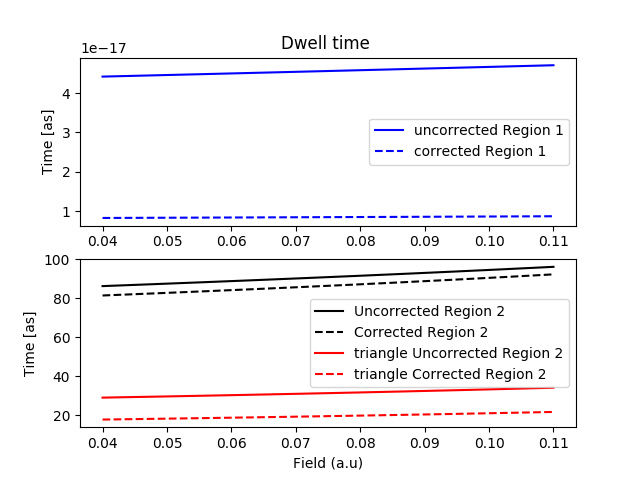

Recreate this plot in Python.
import numpy as np
import matplotlib.pyplot as plt
from scipy.optimize import brentq
from scipy.integrate import quad, dblquad

from sys import argv



alphaI=0.28125
alphaN=1.38
m=0
Io=0.904#
B=0.51/2

mu=1 #a.u.
hbar=1 #a.u.

h=2.0*np.pi
c=137.0
lam=735.0/0.0529

Z=2
omega=h*c/lam#
number=0
print("omega=",omega)

Factor=24.18884 #time[as]/a.u.

def I(F):
    
    return Io + ((alphaN-alphaI)*F**2)/(2)

def I_mod(F):
    
    return Io + ((alphaN-alphaI)*F**2)/(2) - omega*number

def potential(n):
    
    b2=(Z-1)-(1+m)*np.sqrt(I(F)/2)
    
    t1= b2/(2*n)
    
    t2= n*F/8
    
    t3= (m**2-1)/(8*pow(n,2))
    
    t4=  (alphaI*F/n**2) * np.exp(-3/n)
    
    
    return -t1 - t2 + t3 + t4  +I_mod(F)/4.0

# Expressions for the triangle potential, the derivative is define for the slope of the triangle in the second turning point. The potential will be define as a general expression and not by parts since the expressions used will be define in the domain which its valid.

def potential_derivative(n):
    
    b2=(Z-1)-(1+m)*np.sqrt(I(F)/2)
    
    t1= b2/(2*n**2)
    
    t2= F/8
    
    t3= (m**2-1)/(4*pow(n,3))
    
    t4=  (alphaI*F/n**2) *( np.exp(-3/n)*(3-2*n)/n**4  )

    return +t1 - t2 - t3 + t4

# The dependence on the energy is necessary to determine the point to take the slope as well as the turning point, this is taken into account in the original expression as it has the term needed

def potential_triangle(n,n1,n2):

    m=potential_derivative(n2) #Slope of the triangle
    b=-m*n2 # cut with the axis
    
    return m*n+b



def potential_schro(n):
    
    ro=1.0/(2*Z)
    
    b2=(Z-1)-(1+m)*np.sqrt(I(F)/2)
    
    t1= b2/(2*n)
    
    t2= n*F/8
    
    t3= (m**2-1)/(8*n**2)
    
    t4=   (alphaI*F/n**2) * np.exp(-3/n)
    
    t5= (1/n +1/(4*ro))*np.exp(-n/(2*ro))
    
    
    return -t1 - t2 + t3 + t4 - t5 +I_mod(F)/4.0

# Expressions for the triangle potential, the derivative is define for the slope of the triangle in the second turning point. The potential will be define as a general expression and not by parts since the expressions used will be define in the domain which its valid.

def potential_derivative_C(n):
    
    b2=(Z-1)-(1+m)*np.sqrt(I(F)/2)
    
    t1= b2/(2*n**2)
    
    t2= F/8
    
    t3= (m**2-1)/(4*pow(n,3))
    
    t4=  (alphaI*F/n**2) *( np.exp(-3/n)*(3-2*n)/n**4  )
    
    t5= -(1/n**2)*np.exp(-n/(2*ro)) - (1/(2*ro))*(1/n +1/(4*ro))*np.exp(-n/(2*ro))
    
    return +t1 - t2 - t3 + t4 - t5

# The dependence on the energy is necessary to determine the point to take the slope as well as the turning point, this is taken into account in the original expression as it has the term needed

def potential_triangle_C(n,n1,n2):
    
    m=potential_derivative_C(n2) #Slope of the triangle
    b=-m*n2 # cut with the axis
    
    return m*n+b



def kappa_C(n):

    return np.sqrt(2*mu*abs(potential_schro(n)))/hbar

def kappa(n):
    
    return np.sqrt(2*mu*abs(potential(n)))/hbar

def kappa_T(n,n1,n2):
    
    return np.sqrt(2*mu*abs(potential_triangle(n,n1,n2)))/hbar

def kappa_T_C(n,n1,n2):
    
    return np.sqrt(2*mu*abs(potential_triangle_C(n,n1,n2)))/hbar



def k():
    return np.sqrt(2*mu*I(F)/4)/hbar

#encontrar el punto de retorno
def find(func,x):
    for i in range(len(func)):
        if(func[i]>0):
            return x[i]


'''
-----------------------------FINDING THE TURNING POINTS-----------------------------
'''

#f=np.linspace(0.1,0.8,15)
f=np.linspace(0.04,0.11,10)
x=np.linspace(0.1,20)

Turning_C=[]#Turning points of corrected function
Turning=[]#Turning points of uncorrected function
FILE=open("turning_points.txt","w")
FILE.write("#F T1C T2C T1 T2 \n")


for i in f:
    
    F=i
    
    keldish=omega*np.sqrt(2*(I(F)))/F
    print("F=",round(F,3),"gamma_k=",round(keldish,3))
    
    
    RETURN1=find(potential_schro(x),x)#2
    RETURN2=find(potential(x),x)#2
    
    Turning_C.append([F,brentq(potential_schro,0.1,RETURN1),brentq(potential_schro,RETURN1,100)])
    
    Turning.append([F,brentq(potential,0.1,RETURN2),brentq(potential,RETURN2,100)])
    
    FILE.write(str(F)+" "+str(Turning_C[-1][1])+" "+str(Turning_C[-1][2])+" "+ str(Turning[-1][1])+" "+str(Turning[-1][2])+"\n")
    
    #posibles errores grandes
    
    if(abs(potential_schro(Turning_C[-1][1])>1E-10)):
        print("Turning problem! in C1",str(F), potential_schro(Turning_C[-1][1]))
    
    if(abs(potential_schro(Turning_C[-1][2])>1E-10)):
        print("Turning problem! in C2",str(F),potential_schro(Turning_C[-1][2]))

    if(abs(potential(Turning[-1][1])>1E-10)):
        print("Turning problem! in 1",str(F),potential(Turning[-1][1]))

    if(abs(potential(Turning[-1][2])>1E-10)):
        print("Turning problem! in 2",str(F),potential(Turning[-1][2]))



FILE.close()
#print(Turning)

'''
-----------------------------INTEGRATING-----------------------------
'''


def inte_num(x):
    
    func=lambda y: kappa(y)
    return (np.exp(-2*quad(func,T1,x)[0]))

def inte_exp(T1,T2):
    
    func=lambda y: kappa(y)
    return np.exp(-2*quad(func,T1,T2)[0])

# Integrals for the triangle potential

def inte_num_T(x,n1,n2):
    
    func=lambda y: kappa_T(y,n1,n2)
    return (np.exp(-2*quad(func,T1,x)[0]))

def inte_exp_T(T1,T2,n1,n2):
    
    func=lambda y: kappa_T(y,n1,n2)
    return np.exp(-2*quad(func,T1,T2)[0])


# Integrals for the corrected potential

def inte_num_C(x):

    func=lambda y: kappa_C(y)
    return (np.exp(-2*quad(func,T1_C,x)[0]))

def inte_exp_C(T1_C,T2_C):
    
    func=lambda y: kappa_C(y)
    return np.exp(-2*quad(func,T1_C,T2_C)[0])

# Integrals for the triangle potential

def inte_num_T_C(x,n1,n2):
    
    func=lambda y: kappa_T_C(y,n1,n2)
    return (np.exp(-2*quad(func,T1,x)[0]))

def inte_exp_T_C(T1,T2,n1,n2):
    
    func=lambda y: kappa_T_C(y,n1,n2)
    return np.exp(-2*quad(func,T1,T2)[0])






Time1=[]
Time_C1=[]
Time_T1=[]
Time_TC1=[]

Time2=[]
Time_C2=[]
Time_T2=[]
Time_TC2=[]



W=[]
W_C=[]


'''
DWELL TIME___________________________________________________________
'''



for i in range(len(f)):
    
    F=f[i]
    
    T1=Turning[i][1]
    T2=Turning[i][2]
    W.append((T2-T1)/1.0)
    
    T1_C=Turning_C[i][1]
    T2_C=Turning_C[i][2]
    W_C.append((T2_C-T1_C)/1.0)
    
    #print(T1,T2)
    
    func=lambda x: (1/kappa(x))*inte_num(x)
    func_T=lambda x: (1/kappa_T(x,T1,T2))*inte_num_T(x,T1,T2)
    func_C=lambda x: (1/kappa_C(x))*inte_num_C(x)
    func_T_C=lambda x: (1/kappa_T_C(x,T1,T2))*inte_num_T_C(x,T1_C,T2_C)

    
    
    exponencial=1#inte_exp(T1,T2)
    exponencial_T=1#inte_exp_T(T1,T2)
    exponencial_C=1#inte_exp_C(T1_C,T2_C)
    exponencial_T_C=1#inte_exp_T_C(T1_C,T2_C)

    
    Time2.append(Factor*quad(func,T1,T2)[0]/exponencial)
    Time_T2.append(Factor*quad(func_T,T1,T2)[0]/exponencial_T)
    Time_C2.append(Factor*quad(func_C,T1_C,T2_C)[0]/exponencial_C)
    Time_TC2.append(Factor*quad(func_T,T1_C,T2_C)[0]/exponencial_T_C)

    
    #turning points
    T1=0
    T2=Turning[i][1]
    T1_C=0
    T2_C=Turning_C[i][1]
    
    exponencial=1#inte_exp(T1,T2)
    exponencial_C=1#inte_exp_C(T1_C,T2_C)
    
    Time1.append(Factor*quad(func,T1,T2)[0]/exponencial)
    Time_C1.append(Factor*quad(func_C,T1_C,T2_C)[0]/exponencial_C)
    
    if(i%2==0):
        print(i)
#print("dif",abs(Time2[-1]-Time_C2[-1]))



plt.subplot(211)
plt.plot(f,Time1,"b",label="uncorrected Region 1")
plt.plot(f,Time_C1,"b--",label="corrected Region 1")
plt.ylabel("$ \\tau_D $")
#plt.title("Dwell time ")
plt.legend()
plt.subplot(212)
plt.plot(f,Time2,"k",label="Uncorrected Region 2")
plt.plot(f,Time_C2,"k--",label="Corrected Region 2")
plt.plot(f,Time_T2,"r",label="triangle Uncorrected Region 2")
plt.plot(f,Time_TC2,"r--",label="triangle Corrected Region 2")
plt.close()


plt.plot(f,Time2,"k",label="Uncorrected")
plt.plot(f,Time_C2,"k--",label="Corrected")
#plt.plot(f,Time_T2,"r",label="triangle Uncorrected Region 2")
#plt.plot(f,Time_TC2,"r--",label="triangle Corrected Region 2")

plt.title("Dwell time ")
plt.ylabel("Time [as]")
plt.xlabel("Field (a.u)")
plt.legend()
plt.savefig("dwell_time.eps")
plt.show()
plt.close()


'''
TRAVERSAL TIME___________________________________________________________
'''


T_1=[]
T_C1=[]
T_2=[]
T_C2=[]


for i in range(len(f)):
    
    F=f[i]
    
    T1=0#Turning[i][1]
    T2=Turning[i][1]#
    
    T1_C=0#Turning_C[i][1]
    T2_C=Turning_C[i][1]#
    
    #print(T1,T2)
    
    func=lambda x: (1/kappa(x))
    func_C=lambda x: (1/kappa_C(x))
    
    T_1.append(Factor*quad(func,T1,T2)[0])
    T_C1.append(Factor*quad(func_C,T1_C,T2_C)[0])

for i in range(len(f)):
    
    F=f[i]
    
    T1=Turning[i][1]
    T2=Turning[i][2]#
    
    T1_C=Turning_C[i][1]
    T2_C=Turning_C[i][2]#
    
    #print(T1,T2)
    
    func=lambda x: (1./kappa(x))
    func_C=lambda x: (1./kappa_C(x))
    
    T_2.append(Factor*quad(func,T1,T2)[0])
    T_C2.append(Factor*quad(func_C,T2,T2_C)[0])
#    T.append(Factor*quad(func,T1,T2)[0])
#    T_C.append(Factor*quad(func_C,T1_C,T2_C)[0])

plt.subplot(211)
plt.plot(f,T_1,"r",label="Region 1: uncorrected")
plt.plot(f,T_C1,"r--",label="Region 1: corrected")
plt.ylabel("Time [as]")
plt.title("Traversal time")
plt.legend()
plt.subplot(212)
plt.plot(f,T_2,"r",label="Region 2: uncorrected")
plt.plot(f,T_C2,"r--",label="Region 2: corrected")
plt.ylabel("Time [as]")
plt.xlabel("Field (a.u)")
plt.legend()
plt.savefig("traversal_time.png")
plt.show()
plt.close()



#
#W_alex=[8.73,10.19,11.96,13.55,15.76,17.22,19.08,20.85]
#T_alex=[34.30,39.83,46.29,51.85,60.15,65.68,73.04,79.50]
#
#plt.plot(W,f,label="Width with uncorrected")
#plt.plot(W_C,f,label="Width with corrected")
#plt.xlabel("Barrier width")
#plt.ylabel("Field")
#plt.legend()
#plt.show()
#plt.close()
#
#
#
#plt.plot(W,Time,label="Unconrrected")
#plt.plot(W_C,Time_C,label="Corrected")
#plt.plot(W_alex,T_alex,label="Alex")
#plt.xlabel("Barrier width")
#plt.ylabel("Time[as]")
#plt.legend()
#plt.show()
#plt.close()





















